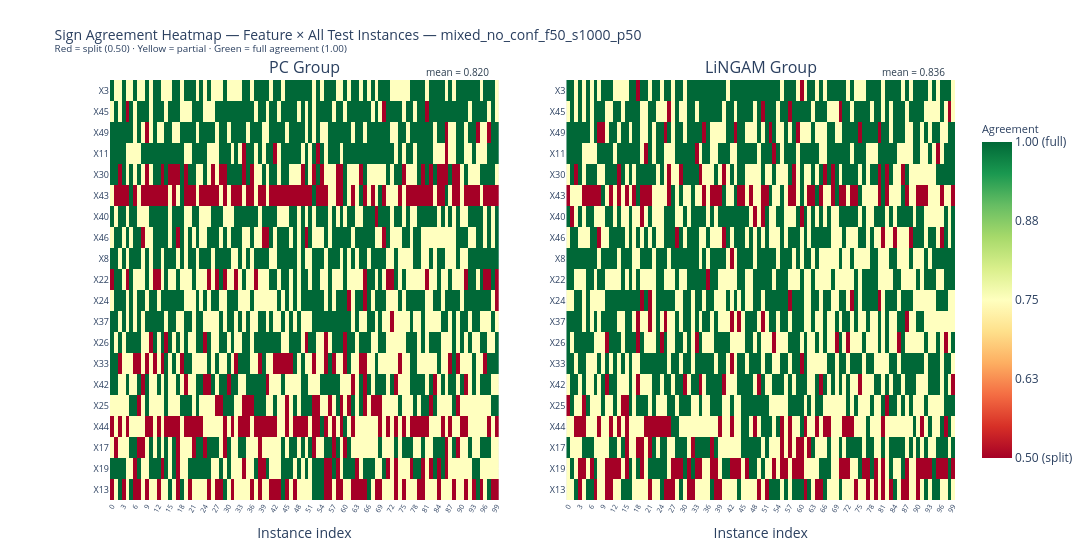

The code cell stored with this chart in its notebook:
### Code cell
# ── Figure B: Heatmap — feature × all test instances ─────────────────────
# Two panels: PC Group (left) and LiNGAM Group (right)
hmap_groups = ["PC Group", "LiNGAM Group"]

fig_hmap = make_subplots(
    rows=1, cols=2,
    subplot_titles=hmap_groups,
    horizontal_spacing=0.08,
)

for ci, grp in enumerate(hmap_groups):
    mat = agreement_mats[grp]           # (n_instances, n_feats)
    if mat is None:
        continue

    # features on y-axis (most important at top), instances on x-axis
    z        = mat.T[::-1]              # (n_feats, n_instances)
    y_labels = top_features[::-1]

    fig_hmap.add_trace(
        go.Heatmap(
            z=z,
            x=[str(i) for i in range(mat.shape[0])],
            y=y_labels,
            colorscale="RdYlGn",
            zmin=0.5, zmax=1.0,
            showscale=(ci == 1),
            colorbar=dict(
                title=dict(text="Agreement", font=dict(size=11)),
                tickvals=[0.50, 0.625, 0.75, 0.875, 1.0],
                ticktext=["0.50 (split)", "0.63", "0.75", "0.88", "1.00 (full)"],
                x=1.02, len=0.85,
            ) if ci == 1 else {},
            hovertemplate=(
                "<b>%{y}</b><br>"
                "Instance %{x}: agreement = %{z:.3f}<extra></extra>"
            ),
        ),
        row=1, col=ci + 1,
    )

    # Annotate global mean for this group+panel
    g_mean = mat.mean()
    fig_hmap.add_annotation(
        text=f"mean = {g_mean:.3f}",
        xref=f"x{ci+1 if ci > 0 else ''} domain",
        yref=f"y{ci+1 if ci > 0 else ''} domain",
        x=0.98, y=1.04,
        showarrow=False,
        font=dict(size=10, color="#2c3e50"),
        align="right",
    )

fig_hmap.update_layout(
    title=dict(
        text=(
            f"Sign Agreement Heatmap — Feature × All Test Instances — {DATASET}<br>"
            "<sup>Red = split (0.50) · Yellow = partial · Green = full agreement (1.00)</sup>"
        ),
        font=dict(size=14),
    ),
    height=max(380, 22 * N_TOP_FEATURES + 110),
    width=1400,
    margin=dict(l=110, r=100, t=80, b=50),
)
fig_hmap.update_xaxes(tickfont=dict(size=7), tickangle=-60, title_text="Instance index")
fig_hmap.update_yaxes(tickfont=dict(size=9))
fig_hmap.show()

# ── Figure C: Instance-level mean agreement (aggregated over features) ────
rows_inst = []
for grp, mat in agreement_mats.items():
    if mat is None:
        continue
    inst_means = mat.mean(axis=1)   # (n_instances,)
    for i, v in enumerate(inst_means):
        rows_inst.append(dict(Instance=i, Group=grp, Agreement=float(v)))

df_inst = pd.DataFrame(rows_inst)

fig_agree_inst = px.line(
    df_inst,
    x="Instance", y="Agreement", color="Group",
    color_discrete_map=GROUP_COLORS_AGREE,
    markers=True,
    range_y=[0.45, 1.05],
    title=(
        f"Instance-Level Mean Sign Agreement — {DATASET}<br>"
        f"<sup>Each point = mean agreement over the top {N_TOP_FEATURES} features for that instance.</sup>"
    ),
    labels={"Agreement": "Mean Sign Agreement", "Instance": "Test Instance Index"},
    height=360, width=1100,
)
fig_agree_inst.add_hline(
    y=0.75, line=dict(color="#636363", width=1, dash="dot"),
    annotation_text="75 % agree", annotation_position="top right",
    annotation_font_size=10,
)
fig_agree_inst.update_layout(
    legend_title_text="Method Group",
    margin=dict(t=80, b=50),
)
fig_agree_inst.show()

### Figure 1 — Plotly figure (JSON) as saved in the notebook; plotly's stock layout.template omitted (floating-point values rounded to 4 significant figures; data arrays with more than 128 entries replaced by an {"elided": "..."} marker saying what was removed)
{"data": [{"colorscale": [[0, "rgb(165,0,38)"], [0.1, "rgb(215,48,39)"], [0.2, "rgb(244,109,67)"], [0.3, "rgb(253,174,97)"], [0.4, "rgb(254,224,139)"], [0.5, "rgb(255,255,191)"], [0.6, "rgb(217,239,139)"], [0.7, "rgb(166,217,106)"], [0.8, "rgb(102,189,99)"], [0.9, "rgb(26,152,80)"], [1, "rgb(0,104,55)"]], "hovertemplate": "<b>%{y}</b><br>Instance %{x}: agreement = %{z:.3f}<extra></extra>", "showscale": false, "type": "heatmap", "x": ["0", "1", "2", "3", "4", "5", "6", "7", "8", "9", "10", "11", "12", "13", "14", "15", "16", "17", "18", "19", "20", "21", "22", "23", "24", "25", "26", "27", "28", "29", "30", "31", "32", "33", "34", "35", "36", "37", "38", "39", "40", "41", "42", "43", "44", "45", "46", "47", "48", "49", "50", "51", "52", "53", "54", "55", "56", "57", "58", "59", "60", "61", "62", "63", "64", "65", "66", "67", "68", "69", "70", "71", "72", "73", "74", "75", "76", "77", "78", "79", "80", "81", "82", "83", "84", "85", "86", "87", "88", "89", "90", "91", "92", "93", "94", "95", "96", "97", "98", "99"], "xaxis": "x", "y": ["X13", "X19", "X17", "X44", "X25", "X42", "X33", "X26", "X37", "X24", "X22", "X8", "X46", "X40", "X43", "X30", "X11", "X49", "X45", "X3"], "yaxis": "y", "z": {"elided": "20x100 float values"}, "zmax": 1, "zmin": 0.5}, {"colorbar": {"len": 0.85, "ticktext": ["0.50 (split)", "0.63", "0.75", "0.88", "1.00 (full)"], "tickvals": [0.5, 0.625, 0.75, 0.875, 1], "title": {"font": {"size": 11}, "text": "Agreement"}, "x": 1.02}, "colorscale": [[0, "rgb(165,0,38)"], [0.1, "rgb(215,48,39)"], [0.2, "rgb(244,109,67)"], [0.3, "rgb(253,174,97)"], [0.4, "rgb(254,224,139)"], [0.5, "rgb(255,255,191)"], [0.6, "rgb(217,239,139)"], [0.7, "rgb(166,217,106)"], [0.8, "rgb(102,189,99)"], [0.9, "rgb(26,152,80)"], [1, "rgb(0,104,55)"]], "hovertemplate": "<b>%{y}</b><br>Instance %{x}: agreement = %{z:.3f}<extra></extra>", "showscale": true, "type": "heatmap", "x": ["0", "1", "2", "3", "4", "5", "6", "7", "8", "9", "10", "11", "12", "13", "14", "15", "16", "17", "18", "19", "20", "21", "22", "23", "24", "25", "26", "27", "28", "29", "30", "31", "32", "33", "34", "35", "36", "37", "38", "39", "40", "41", "42", "43", "44", "45", "46", "47", "48", "49", "50", "51", "52", "53", "54", "55", "56", "57", "58", "59", "60", "61", "62", "63", "64", "65", "66", "67", "68", "69", "70", "71", "72", "73", "74", "75", "76", "77", "78", "79", "80", "81", "82", "83", "84", "85", "86", "87", "88", "89", "90", "91", "92", "93", "94", "95", "96", "97", "98", "99"], "xaxis": "x2", "y": ["X13", "X19", "X17", "X44", "X25", "X42", "X33", "X26", "X37", "X24", "X22", "X8", "X46", "X40", "X43", "X30", "X11", "X49", "X45", "X3"], "yaxis": "y2", "z": {"elided": "20x100 float values"}, "zmax": 1, "zmin": 0.5}], "layout": {"annotations": [{"font": {"size": 16}, "showarrow": false, "text": "PC Group", "x": 0.23, "xanchor": "center", "xref": "paper", "y": 1, "yanchor": "bottom", "yref": "paper"}, {"font": {"size": 16}, "showarrow": false, "text": "LiNGAM Group", "x": 0.77, "xanchor": "center", "xref": "paper", "y": 1, "yanchor": "bottom", "yref": "paper"}, {"align": "right", "font": {"color": "#2c3e50", "size": 10}, "showarrow": false, "text": "mean = 0.820", "x": 0.98, "xref": "x domain", "y": 1.04, "yref": "y domain"}, {"align": "right", "font": {"color": "#2c3e50", "size": 10}, "showarrow": false, "text": "mean = 0.836", "x": 0.98, "xref": "x2 domain", "y": 1.04, "yref": "y2 domain"}], "height": 550, "margin": {"b": 50, "l": 110, "r": 100, "t": 80}, "title": {"font": {"size": 14}, "text": "Sign Agreement Heatmap — Feature × All Test Instances — mixed_no_conf_f50_s1000_p50<br><sup>Red = split (0.50) · Yellow = partial · Green = full agreement (1.00)</sup>"}, "width": 1400, "xaxis": {"anchor": "y", "domain": [0, 0.46], "tickangle": -60, "tickfont": {"size": 7}, "title": {"text": "Instance index"}}, "xaxis2": {"anchor": "y2", "domain": [0.54, 1], "tickangle": -60, "tickfont": {"size": 7}, "title": {"text": "Instance index"}}, "yaxis": {"anchor": "x", "domain": [0, 1], "tickfont": {"size": 9}}, "yaxis2": {"anchor": "x2", "domain": [0, 1], "tickfont": {"size": 9}}}}
